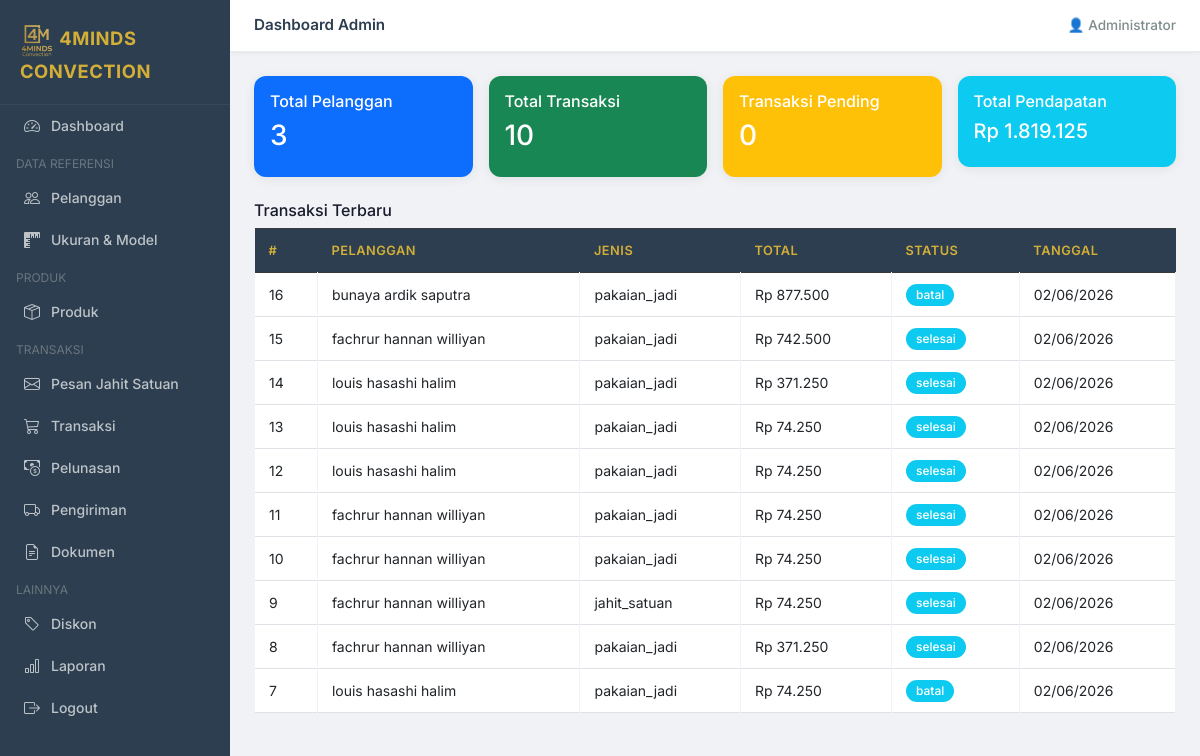
Page /admin/dashboard.php (signed in) on the earlier database version.
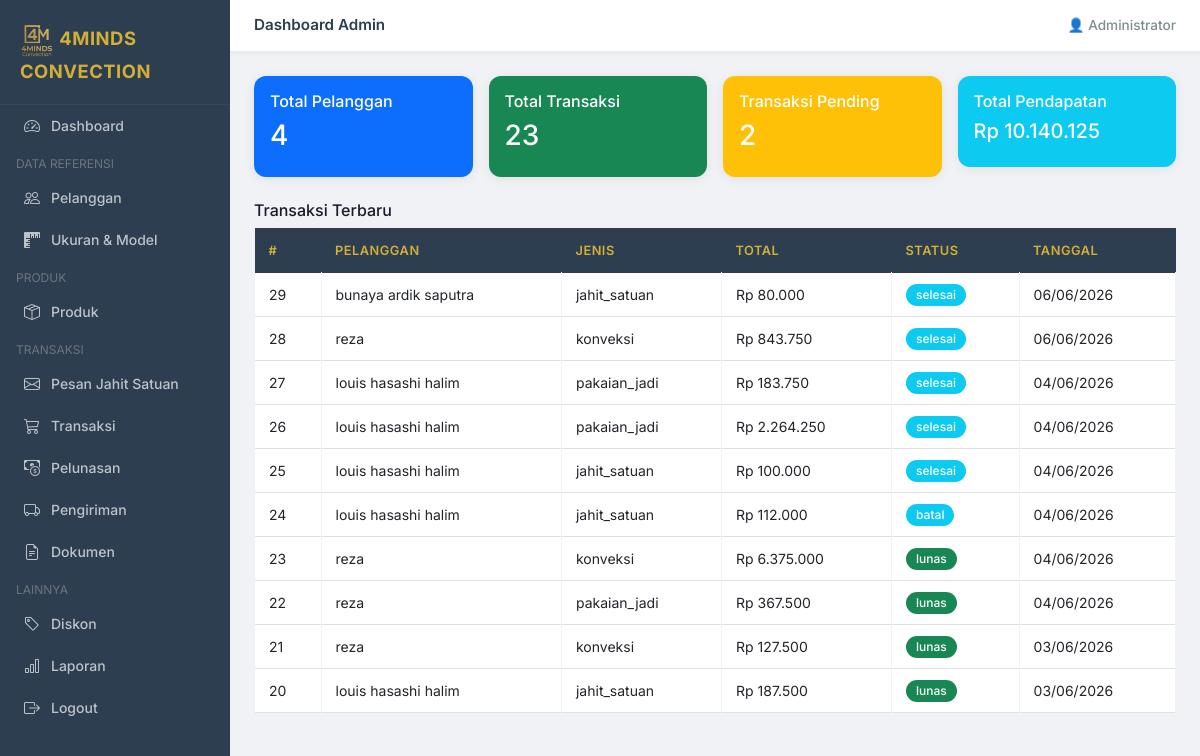
Same page on the later database version.
### tables this page shows
CREATE TABLE `transaksi` (
  `id_transaksi` int NOT NULL,
  `id_pelanggan` int NOT NULL,
  `tanggal_transaksi` datetime DEFAULT CURRENT_TIMESTAMP,
  `jenis_transaksi` enum('jahit_satuan','pakaian_jadi','konveksi','kustom') NOT NULL,
  `total_harga` decimal(15,2) DEFAULT '0.00',
  `diskon_total` decimal(15,2) DEFAULT '0.00',
  `jenis_pembayaran` enum('dp','lunas','cod') NOT NULL,
  `tanggal_selesai` date DEFAULT NULL,
  `deskripsi` text,
  `file_desain` varchar(255) DEFAULT NULL,
  `catatan_kustom` text,
  `ukuran_kustom` varchar(100) DEFAULT NULL,
  `jenis_pakaian_kustom` varchar(50) DEFAULT NULL,
  `status` enum('pending','diproses','selesai','dikirim','lunas','batal') DEFAULT 'pending'
);

CREATE TABLE `pelanggan` (
  `id_pelanggan` int NOT NULL,
  `name` varchar(100) NOT NULL,
  `email` varchar(100) NOT NULL,
  `password` varchar(255) NOT NULL,
  `alamat` text,
  `no_hp` varchar(20) DEFAULT NULL,
  `created_at` datetime DEFAULT CURRENT_TIMESTAMP
);

### admin/dashboard.php (the view, shortened to what this page needs)
<?php
require_once '../includes/header.php';
require_once '../config/db.php';
$total_pelanggan  = $conn->query("SELECT COUNT(*) as c FROM pelanggan")->fetch_assoc()['c'];
$total_transaksi  = $conn->query("SELECT COUNT(*) as c FROM transaksi")->fetch_assoc()['c'];
$pending          = $conn->query("SELECT COUNT(*) as c FROM transaksi WHERE status='pending'")->fetch_assoc()['c'];
$pendapatan       = $conn->query("SELECT SUM(jumlah_bayar) as c FROM pembayaran WHERE status='terkonfirmasi'")->fetch_assoc()['c'] ?? 0;
?>
<?php require_once '../includes/sidebar_admin.php'; ?>
<div class="flex-grow-1">
    <div class="topbar">
        <span>Dashboard Admin</span>
        <span>👤 <?= htmlspecialchars($_SESSION['user_name']) ?></span>
    </div>
    <div class="main-content">
        <div class="row g-3 mb-4">
            <div class="col-md-3">
                <div class="card text-white bg-primary">
                    <div class="card-body">
                        <h6>Total Pelanggan</h6>
                        <h3><?= $total_pelanggan ?></h3>
                    </div>
                </div>
            </div>
            <div class="col-md-3">
                <div class="card text-white bg-success">
                    <div class="card-body">
                        <h6>Total Transaksi</h6>
                        <h3><?= $total_transaksi ?></h3>
                    </div>
                </div>
            </div>
            <div class="col-md-3">
                <div class="card text-white bg-warning">
                    <div class="card-body">
                        <h6>Transaksi Pending</h6>
                        <h3><?= $pending ?></h3>
                    </div>
                </div>
            </div>
            <div class="col-md-3">
                <div class="card text-white bg-info">
                    <div class="card-body">
                        <h6>Total Pendapatan</h6>
                        <h5>Rp <?= number_format($pendapatan,0,',','.') ?></h5>
                    </div>
                </div>
            </div>
        </div>
        <h6>Transaksi Terbaru</h6>
        <table class="table table-bordered table-sm">
            <thead class="table-dark">
                <tr>
                    <th>#</th>
                    <th>Pelanggan</th>
                    <th>Jenis</th>
                    <th>Total</th>
                    <th>Status</th>
                    <th>Tanggal</th>
                </tr>
            </thead>
            <tbody>
                <?php
            $rows = $conn->query("SELECT t.*, p.name FROM transaksi t JOIN pelanggan p ON t.id_pelanggan=p.id_pelanggan ORDER BY t.tanggal_transaksi DESC LIMIT 10");
            while ($r = $rows->fetch_assoc()):
            ?>
                <tr>
                    <td><?= $r['id_transaksi'] ?></td>
                    <td><?= htmlspecialchars($r['name']) ?></td>
                    <td><?= $r['jenis_transaksi'] ?></td>
                    <td>Rp <?= number_format($r['total_harga'],0,',','.') ?></td>
                    <td><span
                            class="badge bg-<?= $r['status']==='pending'?'warning':($r['status']==='lunas'?'success':'info') ?>"><?= $r['status'] ?></span>
                    </td>
                    <td><?= date('d/m/Y', strtotime($r['tanggal_transaksi'])) ?></td>
                </tr>
                <?php endwhile; ?>
            </tbody>
        </table>
    </div>
</div>
<?php require_once '../includes/footer.php'; ?>

Differences in the rows shown:
no longer on this page (row unchanged): transaksi: id_transaksi "16", id_pelanggan.name "bunaya ardik saputra", jenis_transaksi "pakaian_jadi", total_harga "877.500", status "batal", tanggal_transaksi "02/06/2026"
no longer on this page (row unchanged): transaksi: id_transaksi "15", id_pelanggan.name "fachrur hannan williyan", jenis_transaksi "pakaian_jadi", total_harga "742.500", status "selesai", tanggal_transaksi "02/06/2026"
no longer on this page (row unchanged): transaksi: id_transaksi "14", id_pelanggan.name "louis hasashi halim", jenis_transaksi "pakaian_jadi", total_harga "371.250", status "selesai", tanggal_transaksi "02/06/2026"
no longer on this page (row unchanged): transaksi: id_transaksi "13", id_pelanggan.name "louis hasashi halim", jenis_transaksi "pakaian_jadi", total_harga "74.250", status "selesai", tanggal_transaksi "02/06/2026"
no longer on this page (row edited): transaksi: id_transaksi "12", id_pelanggan.name "louis hasashi halim", jenis_transaksi "pakaian_jadi", total_harga "74.250", status "selesai", tanggal_transaksi "02/06/2026"
no longer on this page (row unchanged): transaksi: id_transaksi "11", id_pelanggan.name "fachrur hannan williyan", jenis_transaksi "pakaian_jadi", total_harga "74.250", status "selesai", tanggal_transaksi "02/06/2026"
no longer on this page (row unchanged): transaksi: id_transaksi "10", id_pelanggan.name "fachrur hannan williyan", jenis_transaksi "pakaian_jadi", total_harga "74.250", status "selesai", tanggal_transaksi "02/06/2026"
no longer on this page (row unchanged): transaksi: id_transaksi "9", id_pelanggan.name "fachrur hannan williyan", jenis_transaksi "jahit_satuan", total_harga "74.250", status "selesai", tanggal_transaksi "02/06/2026"
no longer on this page (row unchanged): transaksi: id_transaksi "8", id_pelanggan.name "fachrur hannan williyan", jenis_transaksi "pakaian_jadi", total_harga "371.250", status "selesai", tanggal_transaksi "02/06/2026"
no longer on this page (row unchanged): transaksi: id_transaksi "7", id_pelanggan.name "louis hasashi halim", jenis_transaksi "pakaian_jadi", total_harga "74.250", status "batal", tanggal_transaksi "02/06/2026"
added transaksi: id_transaksi "29", id_pelanggan.name "bunaya ardik saputra", jenis_transaksi "jahit_satuan", total_harga "80.000", status "selesai", tanggal_transaksi "06/06/2026"
added transaksi: id_transaksi "28", id_pelanggan.name "reza", jenis_transaksi "konveksi", total_harga "843.750", status "selesai", tanggal_transaksi "06/06/2026"
added transaksi: id_transaksi "27", id_pelanggan.name "louis hasashi halim", jenis_transaksi "pakaian_jadi", total_harga "183.750", status "selesai", tanggal_transaksi "04/06/2026"
added transaksi: id_transaksi "26", id_pelanggan.name "louis hasashi halim", jenis_transaksi "pakaian_jadi", total_harga "2.264.250", status "selesai", tanggal_transaksi "04/06/2026"
added transaksi: id_transaksi "25", id_pelanggan.name "louis hasashi halim", jenis_transaksi "jahit_satuan", total_harga "100.000", status "selesai", tanggal_transaksi "04/06/2026"
added transaksi: id_transaksi "24", id_pelanggan.name "louis hasashi halim", jenis_transaksi "jahit_satuan", total_harga "112.000", status "batal", tanggal_transaksi "04/06/2026"
added transaksi: id_transaksi "23", id_pelanggan.name "reza", jenis_transaksi "konveksi", total_harga "6.375.000", status "lunas", tanggal_transaksi "04/06/2026"
added transaksi: id_transaksi "22", id_pelanggan.name "reza", jenis_transaksi "pakaian_jadi", total_harga "367.500", status "lunas", tanggal_transaksi "04/06/2026"
added transaksi: id_transaksi "21", id_pelanggan.name "reza", jenis_transaksi "konveksi", total_harga "127.500", status "lunas", tanggal_transaksi "03/06/2026"
added transaksi: id_transaksi "20", id_pelanggan.name "louis hasashi halim", jenis_transaksi "jahit_satuan", total_harga "187.500", status "lunas", tanggal_transaksi "03/06/2026"
Other differences:
$total_pelanggan: "3" → "4"
$total_transaksi: "10" → "23"
$pending: "0" → "2"
$pendapatan: "1.819.125" → "10.140.125"
